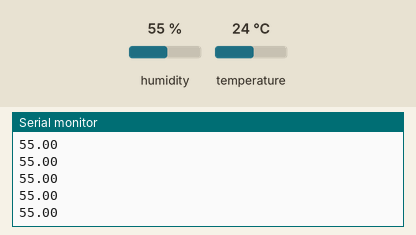
Recording of a sketch running on a simulated Arduino Uno, built with avr-gcc and run on an emulated ATmega328P. On the bench: the last lines printed to the serial monitor. Inputs (shaded band) come from the test bench; at power-on: humidity 55 %, temperature 24 °C.

Above: at 1.2 s.
1.3 s: humidity set to 22 %
At 2.0 s:
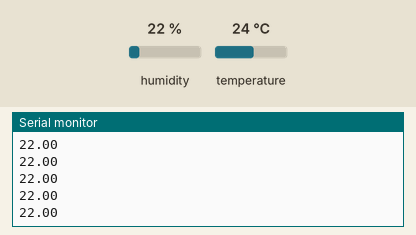
2.8 s: humidity set to 40 %
At 3.4 s:
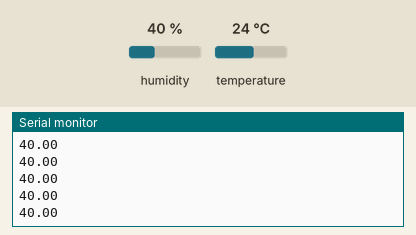
Timing chart, 0 to 5.8 s (numbered marks = the images above; inputs shaded):
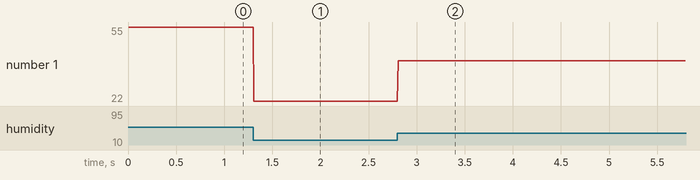

The sketch:

proj12_HumditySensor_EdgeImpulse.ino
```cpp
#include "uFire_SHT20.h"
uFire_SHT20 sht20;
float currentH;
int i = 0;
float trigger = 2;
int sTime, timer;
float startTime, timerTime;
float derivative = 0;
float dT ;
int endPt = 5;
float start = 0;

void setup()
{
  Serial.begin(115200);
  Wire.begin();
  sht20.begin();
}

void loop()
{

  currentH = sht20.humidity();
  Serial.println( currentH);
//  for(i=0; i < endPt; i++){
//    currentH[i] = sht20.humidity();
//    //Serial.print( currentH[i]);
//    //Serial.print(" , ");
//    if(i == 0){
//      start = millis();
//    }
//    if(i == (endPt-1)){
//      dT = (millis()-start)/1000;
//      //Serial.print(millis());
//    }
//  }
//   derivative = (currentH[i-1] - currentH[0])/dT ;
//   //Serial.print(start);
//   //Serial.print(dT); ////(show the dT)
//   //Serial.print(",");
//   Serial.println(derivative);
//
//   if (derivative >= trigger) {
//    sTime++;
//  }
//   if(sTime == 1){
//    startTime = millis();
//    timer++;
//  }
//  if(timer >0){
//    timerTime = (millis()- startTime)/1000;
//  }
//
//  //Serial.print(" , ");
//  //Serial.println(timerTime);

}
```

Measured:
- after the input at 1.3 s, the serial monitor: prints a new line at once (image 1)
- after the input at 2.8 s, the serial monitor: prints a new line at once (image 2)
- plotted number 1: 55 → 22 after the input at 1.3 s, 22 → 40 after the input at 2.8 s
